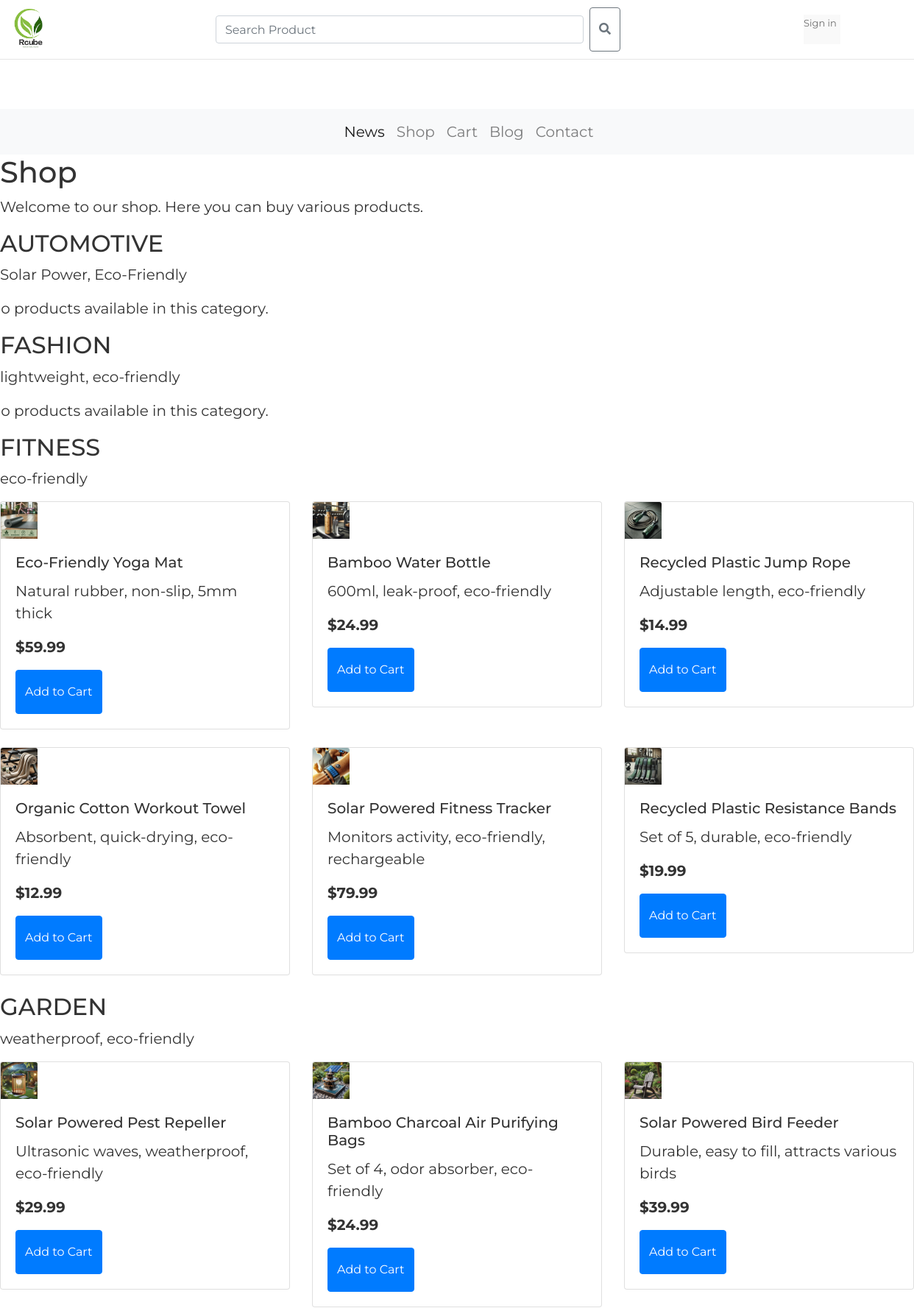
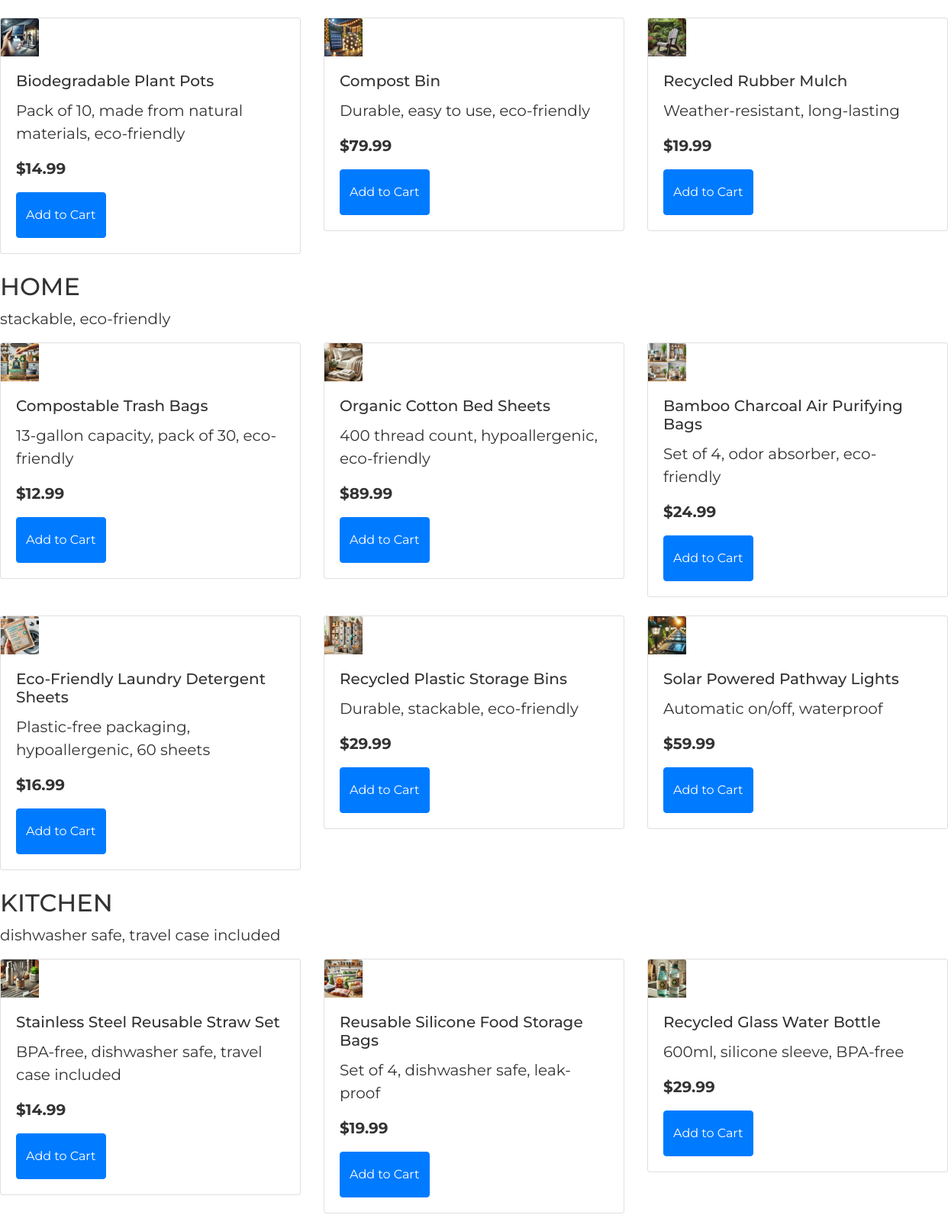
The app's page /shop/ (upper part) with its own data (2 pictures, top to bottom).
### usersApp/models.py (models this page shows, shortened)
class Category(models.Model):
    name = models.CharField(max_length=100, unique=True)
    description = models.TextField(blank=True)

class Product(models.Model):
    name = models.CharField(max_length=100)
    description = models.TextField(blank=True)
    price = models.DecimalField(max_digits=10, decimal_places=2)
    category = models.ForeignKey(Category, on_delete=models.CASCADE)
    image = models.ImageField(upload_to='product_images/', blank=True, null=True)

### rcubeApp/views.py (the view)
# urls.py: path('shop/', views.shop, name='shop'),
def shop(request):
    products = Product.objects.all()
    categories = Category.objects.all().order_by('name')
    return render(request, 'shop.html', {'products': products, 'categories': categories})

### rcubeApp/templates/shop.html (shortened to what this page needs)
{% extends 'rcube-green-ecom/base2.html' %}
{% block content %}
<h1>Shop</h1>
<p>Welcome to our shop. Here you can buy various products.</p>
{% for category in categories %}
    <h2>{{ category.name }}</h2>
    <p>{{ category.description }}</p>
    <div class="row">
        {% for product in category.product_set.all %}
            <div class="col-md-4">
                <div class="card mb-4">
                    {% if product.image %}
                        <img src="{{ product.image.url }}" class="card-img-top" alt="{{ product.name }}" style="width: 50px; height: px;">
                    {% endif %}
                    <div class="card-body">
                        <h5 class="card-title">{{ product.name }}</h5>
                        <p class="card-text">{{ product.description }}</p>
                        <p class="card-text"><strong>${{ product.price }}</strong></p>
                        <form action="{% url 'add_to_cart' product.id %}" method="post">
                            <button type="submit" class="btn btn-primary">Add to Cart</button>
                        </form>
                    </div>
                </div>
            </div>
        {% empty %}
            <p>No products available in this category.</p>
        {% endfor %}
    </div>
{% endfor %}
{% endblock %}

### static/css/style.css (style rules this page uses)
:root { --middle-blue-green: hsl(176, 35%, 63%); --sonic-silver: hsl(0, 0%, 44%); --eerie-black: hsl(0, 0%, 9%); --ocean-green: hsl(148, 45%, 58%); --candy-pink: hsl(356, 65%, 63%); --cultured: hsl(0, 0%, 96%); --white: hsl(0, 0%, 100%); --black: hsl(0, 0%, 0%); --ff-jost: "Jost", sans-serif; --fs-1: 2.5rem; --fs-2: 1.75rem; --fs-3: 1.625rem; --fs-4: 1.5rem; --fs-5: 1.375rem; --fs-6: 1.25rem; --fs-7: 1.125rem; --fs-8: 0.938rem; --fs-9: 0.875rem; --fs-10: 0.813rem; --fw-500: 500; --fw-600: 600; --transition-1: 0.25s ease; --transition-2: 0.75s ease; --cubic-out: cubic-bezier(0.51, 0.03, 0.64, 0.28); --cubic-in: cubic-bezier(0.33, 0.85, 0.56, 1.02); --section-padding: 60px; }
*, *::before, *::after { margin: 0; padding: 0; box-sizing: border-box; }
a, img, span, input, button, ion-icon { display: block; }
input, button { background: none; border: none; font: inherit; }
button { text-align: left; cursor: pointer; margin-left:20%; }
html { font-family: var(--ff-jost); color: var(--sonic-silver); scroll-behavior: smooth; }
body { background: var(--white); padding-block: 70px; }
a, button { transition: var(--transition-1); }
.btn { background: var(--background, var(--eerie-black)); color: var(--color, var(--white)); font-weight: var(--fw-600); height: var(--height, 60px); padding-inline: 50px; border: 1px solid var(--border-color, var(--eerie-black)); border-radius: 6px; display: flex; justify-content: center; align-items: center; }
@media (min-width: 480px) { :root { --fs-1: 3rem; --fs-2: 2rem; } }
@media (min-width: 580px) { :root { --fs-1: 3.75rem; --fs-2: 2.375rem; --fs-3: 2.25rem; } }
@media (min-width: 992px) { :root { --fs-1: 5rem; } }
@media (min-width: 992px) { body { padding-block: 0; } }

### templates/rcube-green-ecom/base2.html (style rules this page uses)
body { font-family: "Montserrat", serif; font-size: 20px; color: #333333; text-rendering: optimizeLegibility; font-weight: inherit; }

### records on screen
Category: name "AUTOMOTIVE", description "Solar Power, Eco-Friendly"
Category: name "FASHION", description "lightweight, eco-friendly"
Category: name "FITNESS", description "eco-friendly"
Product: image (picture), name "Eco-Friendly Yoga Mat", description "Natural rubber, non-slip, 5mm thick", price "59.99"
Product: image (picture), name "Bamboo Water Bottle", description "600ml, leak-proof, eco-friendly", price "24.99"
Product: image (picture), name "Recycled Plastic Jump Rope", description "Adjustable length, eco-friendly", price "14.99"
Product: image (picture), name "Organic Cotton Workout Towel", description "Absorbent, quick-drying, eco-friendly", price "12.99"
Product: image (picture), name "Solar Powered Fitness Tracker", description "Monitors activity, eco-friendly, rechargeable", price "79.99"
Product: image (picture), name "Recycled Plastic Resistance Bands", description "Set of 5, durable, eco-friendly", price "19.99"
Category: name "GARDEN", description "weatherproof, eco-friendly"
Product: image (picture), name "Solar Powered Pest Repeller", description "Ultrasonic waves, weatherproof, eco-friendly", price "29.99"
Product: image (picture), name "Bamboo Charcoal Air Purifying Bags", description "Set of 4, odor absorber, eco-friendly", price "24.99"
Product: image (picture), name "Solar Powered Bird Feeder", description "Durable, easy to fill, attracts various birds", price "39.99"
Product: image (picture), name "Biodegradable Plant Pots", description "Pack of 10, made from natural materials, eco-friendly", price "14.99"
Product: image (picture), name "Compost Bin", description "Durable, easy to use, eco-friendly", price "79.99"
Product: image (picture), name "Recycled Rubber Mulch", description "Weather-resistant, long-lasting", price "19.99"
Category: name "HOME", description "stackable, eco-friendly"
Product: image (picture), name "Compostable Trash Bags", description "13-gallon capacity, pack of 30, eco-friendly", price "12.99"
Product: image (picture), name "Organic Cotton Bed Sheets", description "400 thread count, hypoallergenic, eco-friendly", price "89.99"
Product: image (picture), name "Bamboo Charcoal Air Purifying Bags", description "Set of 4, odor absorber, eco-friendly", price "24.99"
Product: image (picture), name "Eco-Friendly Laundry Detergent Sheets", description "Plastic-free packaging, hypoallergenic, 60 sheets", price "16.99"
Product: image (picture), name "Recycled Plastic Storage Bins", description "Durable, stackable, eco-friendly", price "29.99"
Product: image (picture), name "Solar Powered Pathway Lights", description "Automatic on/off, waterproof", price "59.99"
Category: name "KITCHEN", description "dishwasher safe, travel case included"
Product: image (picture), name "Stainless Steel Reusable Straw Set", description "BPA-free, dishwasher safe, travel case included", price "14.99"
Product: image (picture), name "Reusable Silicone Food Storage Bags", description "Set of 4, dishwasher safe, leak-proof", price "19.99"
Product: image (picture), name "Recycled Glass Water Bottle", description "600ml, silicone sleeve, BPA-free", price "29.99"
